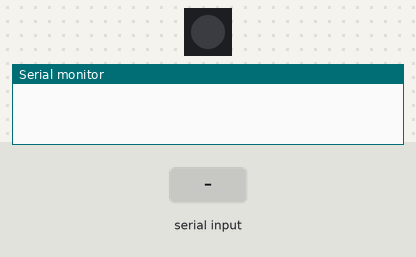
This sketch was run on a simulated Arduino Leonardo, built with avr-gcc and run on an emulated ATmega32U4. On the bench: 1 RGB LEDs in strip order, left to right, the last lines printed to the serial monitor. The test bench sets the inputs (shaded band). USB keyboard and mouse output is not drawn.

Above: at 1.2 s.
1.3 s: "1" received over Serial
At 3.5 s:
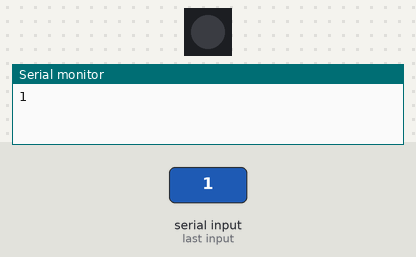
3.8 s: "90,45\n" received over Serial
At 5.6 s:
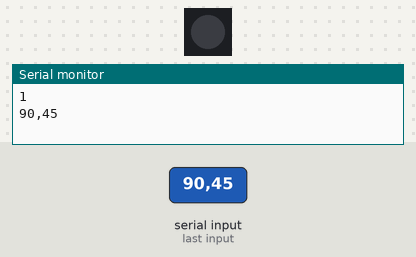
Timing chart, 0 to 7.1 s (numbered marks = the images above; inputs shaded):
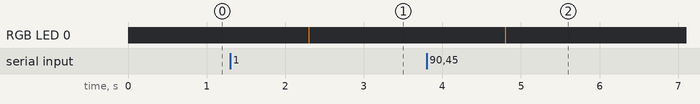

Measured:
- after the input at 1.3 s, RGB LED 0: off → RGB(255, 127, 0) after 1.0 s, → off 0.01 s later
- after the input at 3.8 s, RGB LED 0: off → RGB(255, 127, 0) after 1.0 s, → off 0.01 s later

The sketch:

BYO_Keyboard.ino
```cpp
#include "Keyboard.h"
#include "Keypad.h"
#include <Adafruit_DotStar.h>

#define NUMPIXELS 1 // Number of LEDs in strip

// Here's how to control the LEDs from any two pins:
#define DATAPIN    41
#define CLOCKPIN   40
Adafruit_DotStar strip(NUMPIXELS, DATAPIN, CLOCKPIN, DOTSTAR_BRG);

const byte ROWS = 3;
const byte COLUMNS = 2;

/*
    The matrix below is rotated by 90 degrees
    so that the top left key on the
    keyboard is 1.
*/
char keys[ROWS][COLUMNS] = {
    {'1', '4'},
    {'2', '5'},
    {'3', '6'},
};

byte rowPins[ROWS] = {11, 12, 13};
byte colPins[COLUMNS] = {9, 10};
Keypad keypad = Keypad(makeKeymap(keys), rowPins, colPins, ROWS, COLUMNS);

bool isHeld = false;
int previousKey = 0;

String keyMappingUpdate = String("");

int keyMappings[6] = {177,179,129,128,130,32};

void setup()
{
    Serial.begin(9600);
    Keyboard.begin();
    strip.begin();
    strip.show(); // Initialize all pixels to 'off'
    keypad.addEventListener(keypadEvent); //add an event listener for this keypad
}

void loop()
{
  char key = keypad.getKey();
  if (Serial.available() > 0)
  {
    // read the incoming:
    keyMappingUpdate = Serial.readString();
    strip.setPixelColor(0, 255, 127, 0);
    strip.show();
    Serial.println(keyMappingUpdate);
    for (int i = 0; i < 6; i++)
    {
      keyMappings[i] = getValue(keyMappingUpdate, ',', i).toInt();
    }
    delay(10);
    strip.setPixelColor(0, 0, 0, 0);
    strip.show();
  }
  delay(10);
}


String getValue(String data, char separator, int index)
{
    int found = 0;
    int strIndex[] = { 0, -1 };
    int maxIndex = data.length() - 1;

    for (int i = 0; i <= maxIndex && found <= index; i++) {
        if (data.charAt(i) == separator || i == maxIndex) {
            found++;
            strIndex[0] = strIndex[1] + 1;
            strIndex[1] = (i == maxIndex) ? i+1 : i;
        }
    }
    return found > index ? data.substring(strIndex[0], strIndex[1]) : "";
}

void keypadEvent(KeypadEvent key)
{
  switch (keypad.getState())
  {
    case PRESSED:
        switch (key)
        {
            Serial.println(key);
        case '1':
            Keyboard.press(keyMappings[0]);
            break;
        case '2':
            Keyboard.press(keyMappings[1]);
            break;
        case '3':
            Keyboard.press(keyMappings[2]);
            break;
        case '4':
            Keyboard.press(keyMappings[3]);
            break;
        case '5':
            Keyboard.press(keyMappings[4]);
            break;
        case '6':
            Keyboard.press(keyMappings[5]);
            break;
        }
    break;
    case RELEASED:
        Keyboard.releaseAll();
    break;
  }
}
```
